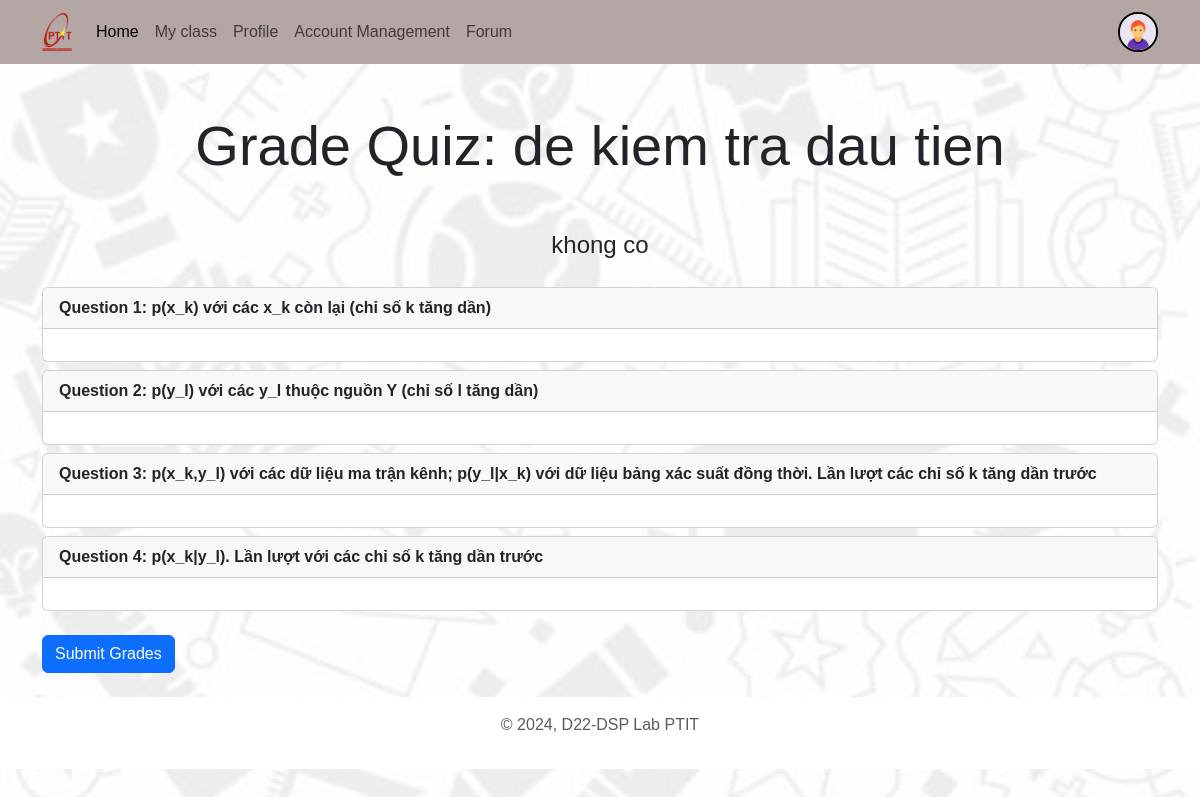
Page /myclass/class_detail/1/mark_quiz/1/ (signed in) on the committed database.
### account/models.py (models this page shows, shortened)
class Profile(models.Model):
    user = models.OneToOneField(User, on_delete=models.CASCADE, null=True, related_name='profile', verbose_name='User Object')
    user_class = models.TextField(blank=True, null=True)
    email = models.EmailField(blank=True, null=True, max_length=254, unique=True)
    profile_img = models.ImageField(upload_to='profile_images', default='profile_images/user.jpg', blank=True, null=True, verbose_name='Profile Pic')
    studen_id = models.CharField(max_length=15, blank=True, null=True)
    GENDER = (
        ('Male', 'Male'),
        ('Female', 'Female'),
        ('Other', 'Other'),
    )
    gender = models.CharField(max_length=6, choices=GENDER, blank=True, null=True)

### quiz/models.py (models this page shows, shortened)
class Quiz(models.Model):
    id = models.AutoField(primary_key=True)
    title = models.CharField(max_length=255)
    description = models.TextField()
    class_id = models.ForeignKey(MyClass, on_delete=models.CASCADE, null=True, blank=True)
    category = models.ForeignKey(Category, on_delete=models.CASCADE,null=True, blank=True)
    quiz_file = models.FileField(upload_to='quiz/' , null=True, blank=True)
    created_at = models.DateTimeField(auto_now_add=True)
    updated_at = models.DateTimeField(auto_now=True)
    duration = models.IntegerField(default=45)
    total_questions = models.IntegerField()
    instructor = models.ForeignKey(User, on_delete=models.CASCADE,null=True, blank=True)
    active = models.BooleanField(default=False)
    class Meta:
        verbose_name_plural = 'Quizzes'

class Question(models.Model):
    QUESTION_TYPES = [
        ('MCQ', 'Multiple Choice Question'),
        ('FIB', 'Fill in the Blank'),
    ]
    category = models.ForeignKey(Category, on_delete=models.CASCADE,null=True, blank=True)
    topic = models.TextField(null=True, blank=True)
    subtopic = models.TextField(null=True, blank=True)
    id = models.AutoField(primary_key=True)
    question_type = models.CharField(max_length=3, choices=QUESTION_TYPES)
    CLO = models.IntegerField(default=1)
    quiz_id = models.ForeignKey(Quiz, on_delete=models.CASCADE)
    question_text = models.TextField()
    difficulty = models.IntegerField(default=1)

### quiz/views.py (the view, shortened to what this page needs)
# urls.py: path('class_detail/<int:class_id>/mark_quiz/<int:quiz_id>/', quiz_views.mark_quiz, name='mark_quiz'),
@login_required(login_url='login')
@user_passes_test(is_admin)
def mark_quiz(request, class_id, quiz_id):
    quiz = get_object_or_404(Quiz, id=quiz_id)
    questions = Question.objects.filter(quiz_id = quiz_id)
    text_questions = Question.objects.filter(quiz_id=quiz_id, question_type='FIB')
    text_answers = StudentAnswer.objects.filter(question_id__in=text_questions, is_mark=False)
    heso = 10/len(questions)
    return render(request, 'mark_quiz.html', {'quiz': quiz,
                                              'text_answers': text_answers,
                                              'text_questions': text_questions,
                                              'heso': heso,
                                              'class_id': class_id
                                              })

### quiz/views.py (called while the page is built)
def is_admin(user):
    return user.is_superuser

### templates/mark_quiz.html (shortened to what this page needs)
<!DOCTYPE html>
<html lang="en">
<head>
    <link href="https://cdn.jsdelivr.net/npm/bootstrap@5.3.0-alpha3/dist/css/bootstrap.min.css" rel="stylesheet"
>
    <link rel="stylesheet" href="/static/css/style.css">
</head>
<body>
    {% include "Components/navbar_loged_in.html" %}
    <h1 class="display-4 text-center my-5">Grade Quiz: {{ quiz.title }}</h1>
    <p class="fs-4 text-center container">{{ quiz.description }}</p>
    <div class="container">
        <form method="post" action="{% url 'mark_quiz' class_id quiz.id %}">
            <div class="questions my-4">
                {% for question in text_questions %}
                    <div class="card mb-2">
                        <div class="card-header fw-bold">
                            Question {{ forloop.counter }}: {{ question.question_text }}
                        </div>
                        <div class="card-body">
                        </div>
                    </div>
                {% endfor %}
            </div>
            <button type="submit" class="btn btn-primary">Submit Grades</button>
        </form>
    </div>
    <footer class="py-3 my-4">
        <p class="text-center text-body-secondary">© 2024, D22-DSP Lab PTIT</p>
    </footer>
</body>
</html>

### templates/Components/navbar_loged_in.html (shortened to what this page needs)
    <nav class="navbar navbar-expand-lg bg-body-tertiary d-none d-lg-block">
        <div class="container">
            <a class="navbar-brand" href="">
                <img src="/static/images/logo_ptit.png" alt="" style="width: 30px;">
                </a>
            <div class="collapse navbar-collapse" id="navbarSupportedContent">
                <ul class="navbar-nav me-auto mb-2 mb-lg-0">
                    <li class="nav-item">
                        <a class="nav-link active" aria-current="page" href="{% url 'welcome' %}">Home</a>
                    </li>
						<a class="nav-link" href="{% url 'my_classes' %}">My class</a>
					<li class="nav-item">
                        <a class="nav-link" href="{% url 'profile' request.user.username %}">Profile</a>
                    </li>
                    {% if request.user.is_staff or request.user.is_superuser %}
                    <a class="nav-link" href="{% url "account_management" %}">Account Management</a>
                    {% endif %}
						<a class="nav-link" href="{% url 'forum-list' %}">Forum</a>
                </ul>
                {% if request.user.is_authenticated %}
                    <a href="{% url 'profile' request.user.username %}" class="ms-5">
                    <img src="{{request.user.profile.profile_img.url}}" class="rounded-circle" width="40" height="40" alt="profile_img" style="border: 2px solid #000;">
                    </a>
                {% endif %}
            </div>
        </div>
    </nav>

### static/css/style.css (style rules this page uses)
* { font-family: 'Arial', 'Tahoma', 'Verdana', 'Roboto', 'Open Sans', sans-serif; }
body { background-image: url("../images/Bg1.jpg"); background-size: cover; background-repeat: no-repeat; background-attachment: fixed; background-position: center; }
footer { background-color: #ffffff !important; width: 100%; }
.navbar { background-color: #b5a6a6 !important; }

### rows in the picture
Quiz: title "de kiem tra dau tien", description "khong co"
Question: question_text "p(x_k) với các x_k còn lại (chỉ số k tăng dần)"
Question: question_text "p(y_l) với các y_l thuộc nguồn Y (chỉ số l tăng dần)"
Question: question_text "p(x_k,y_l) với các dữ liệu ma trận kênh; p(y_l|x_k) với dữ liệu bảng xác suất đồng thời. Lần lượt các chỉ số k tăng dần trước"
Question: question_text "p(x_k|y_l). Lần lượt với các chỉ số k tăng dần trước"
